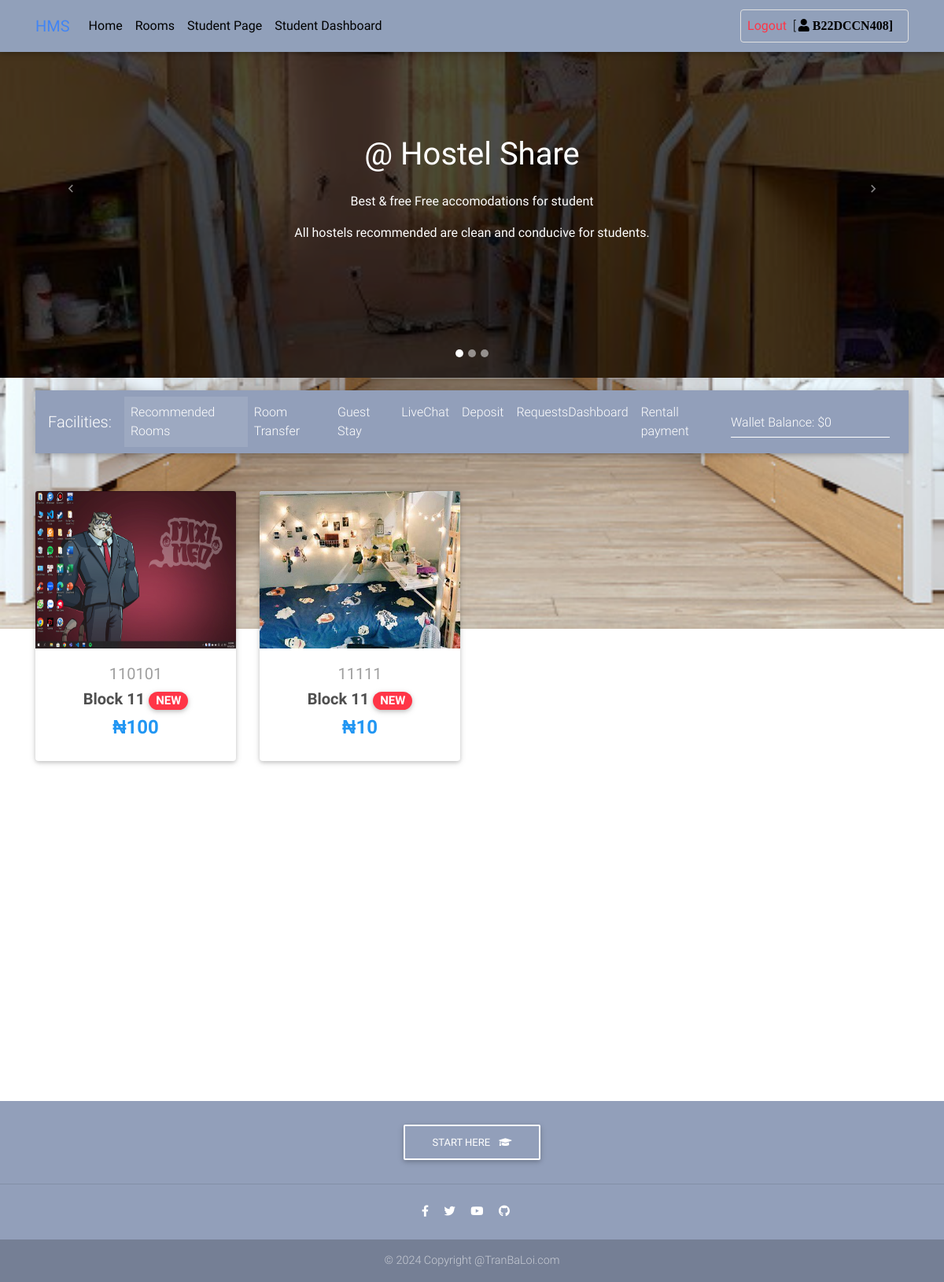
/app/student_dashboard (signed in), run on an earlier commit of the app's database.
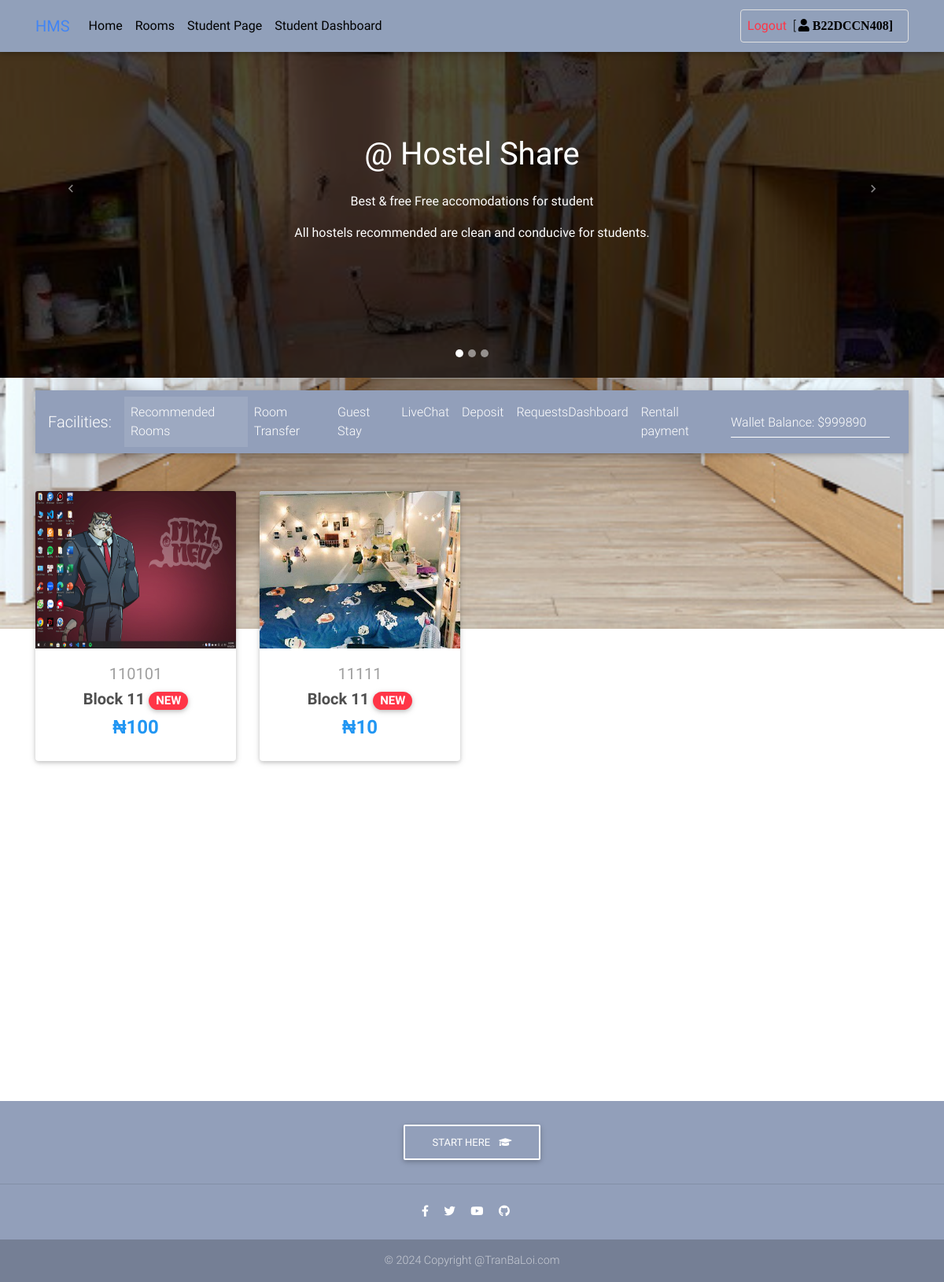
And on a later commit of the database.
### app_core/models.py (models this page shows, shortened)
class Student_Account(models.Model):
    user = models.OneToOneField(User, on_delete = models.CASCADE)
    first_name = models.CharField(max_length = 100)
    last_name = models.CharField(max_length = 100)
    email = models.CharField(max_length = 100)
    matric = models.CharField(max_length = 100)
    address = models.CharField(max_length = 100)
    is_student = models.BooleanField(default = True)
    wallet = models.IntegerField(default = 0, null = True)
    created_at = models.DateTimeField(auto_now = True)
    updated_at = models.DateTimeField(auto_now_add = True)

class Rooms(models.Model):
    block = models.ForeignKey(Block, on_delete=models.CASCADE)
    room_name = models.CharField(max_length=50, null=True)
    room_tag = models.CharField(max_length=10, default="NEW")
    description = models.TextField()
    condition = models.TextField()
    charge = models.IntegerField()
    slot_available = models.IntegerField(default=10) # tối đa 10 giường
    is_available = models.BooleanField(default=True)
    image1 = models.ImageField(upload_to="photos")
    image2 = models.ImageField(upload_to="photos")
    image3 = models.ImageField(upload_to="photos")
    created_at = models.DateTimeField(auto_now = True)
    updated_at = models.DateTimeField(auto_now_add = True)
    def admin_photo(self):
        return mark_safe('<img src ="{}" width = 100 />'.format(self.image1.url))
    admin_photo.short_description = "Image"
    admin_photo.allow_tag = True

class Block(models.Model):
    house_manager = models.ForeignKey(House_Manager, on_delete = models.CASCADE)
    block_name = models.CharField(max_length = 50)
    created_at = models.DateTimeField(auto_now = True)
    updated_at = models.DateTimeField(auto_now_add = True)

### app_core/student_views.py (the view)
# urls.py: path("student_dashboard", student_dashboard, name = "student-dashboard"),
def student_dashboard(request):
    rooms = Rooms.objects.all()
    is_student = False
    student_user = Student_Account.objects.filter(user = request.user).first()
    if student_user:
        is_student = True
    context = {"is_student":is_student, "student_user": student_user, "rooms":rooms}
    return render(request, 'student/student_dashboard.html', context)

### app_core/templates/student/student_dashboard.html (shortened to what this page needs)
{% extends 'base.html' %}
{% block content %}
{% if is_student %}
<div id="carousel-example-1z" class="carousel slide carousel-fade pt-4" data-ride="carousel">
    <ol class="carousel-indicators">
        <li data-target="#carousel-example-1z" data-slide-to="0" class="active"></li>
        <li data-target="#carousel-example-1z" data-slide-to="1"></li>
        <li data-target="#carousel-example-1z" data-slide-to="2"></li>
    </ol>
    <div class="carousel-inner" role="listbox">
    <div class="carousel-item active">
        <div class="view" style="background-image: url('../../../media/photos/room1.png'); background-repeat: no-repeat; background-size: cover;">
        <div class="mask rgba-black-strong d-flex justify-content-center align-items-center">
            <div class="text-center white-text mx-5 wow fadeIn">
                <h1 class="mb-4">
                    <strong>@ Hostel Share</strong>
                </h1>
                <p>
                    <strong>Best & free Free accomodations for student </strong>
                </p>
                <p class="mb-4 d-none d-md-block">
                    <strong>All hostels recommended are clean and conducive for students.</strong>
                </p>
            </div>
        </div>
        </div>
    </div>
    </div>
    <a class="carousel-control-prev" href="#carousel-example-1z" role="button" data-slide="prev">
    <span class="carousel-control-prev-icon" aria-hidden="true"></span>
    </a>
    <a class="carousel-control-next" href="#carousel-example-1z" role="button" data-slide="next">
    <span class="carousel-control-next-icon" aria-hidden="true"></span>
    </a>
</div>
<main>
    <div class="container">
    <nav class="navbar navbar-expand-lg navbar-dark mdb-color lighten-3 mt-3 mb-5">
        <span class="navbar-brand">Facilities:</span>
        <div class="collapse navbar-collapse" id="basicExampleNav">
        <ul class="navbar-nav mr-auto">
            <li class="nav-item active">
                <a class="nav-link" href="">Recommended Rooms</a>
            </li>
            <li class="nav-item">
                <a class="nav-link" href="{% url 'app:room-transfer' %}">Room Transfer</a>
            </li>
            <li class="nav-item">
                <a class="nav-link" href="{% url 'app:guest-stay' %}">Guest Stay</a>
            </li>
            <li class="nav-item">
                <a class="nav-link" href="{% url 'app:complaints' %}">LiveChat</a>
            </li>
            <li class="nav-item">
                <a class="nav-link" href="{% url 'app:payment' %}">Deposit</a>
            </li>
            <li class="nav-item">
                <a class="nav-link" href="{% url 'app:request-dashboard' %}">RequestsDashboard</a>
            </li>
            <li class="nav-item">
                <a class="nav-link" href="{% url 'app:view-rents' %}">Rentall payment</a>
            </li>
        </ul>
        <form class="form-inline">
            <div class="md-form my-0">
                <input class="form-control mr-sm-2" type="text" placeholder="Wallet Balance: ${{student_user.wallet}}" aria-label="Search" disabled>
            </div>
        </form>
        </div>
    </nav>
    <section class="text-center mb-4">
        <div class="row wow fadeIn">
        {% for room in rooms %}
        <div class="col-lg-3 col-md-6 mb-4">
            <div class="card">
            <div class="view overlay">
                <img src="{{room.image1.url}}" class="card-img-top" alt="" style="height:200px;">
            </div>
            <div class="card-body text-center">
                <a href="{% url 'app:room-details' room.id %}" class="grey-text">
                <h5>{{room.room_name}}</h5>
                </a>
                <h5>
                <strong>
                    <a href="{% url 'app:room-details' room.id %}" class="dark-grey-text">Block {{room.block.block_name}}
                    <span class="badge badge-pill danger-color">{{room.room_tag}}</span>
                    </a>
                </strong>
                </h5>
                <h4 class="font-weight-bold blue-text">
                    <strong>₦{{room.charge}}</strong>
                </h4>
            </div>
            </div>
        </div>
        {% endfor %}
        </div>
    </section>
    </div>
</main>
{% endif %}
<br><br><br><br><br><br><br><br><br><br><br><br><br><br><br>
{% endblock content %}

### templates/base.html (shortened to what this page needs)
{% load static %}
<!DOCTYPE html>
<html lang="en">
<head>
  <link rel="stylesheet" href="https://use.fontawesome.com/releases/v5.11.2/css/all.css">
  <link href="{% static 'css/bootstrap.min.css' %}" rel="stylesheet">
  <link href="{% static 'css/mdb.min.css' %}" rel="stylesheet">
  <link href="{% static 'css/style.min.css' %}" rel="stylesheet">
  <link href="{% static 'css/main.css' %}" rel="stylesheet">
</head>
<body style="background-image: url(../static/img/image-b4.png); background-repeat: no-repeat; background-size: cover;">
    {% include 'navbar.html' %}
    {% block content %}
    {% endblock content %}
    {% include 'footer.html' %}
</body>
</html>

### templates/navbar.html (shortened to what this page needs)
  <nav class="navbar fixed-top navbar-expand-lg navbar-light scrolling-navbar bg-custom">
    <div class="container">
      <a class="navbar-brand waves-effect" href="{% url 'welcome-page' %}">
        <strong class="text-primary">HMS</strong>
      </a>
      <div class="collapse navbar-collapse" id="navbarSupportedContent">
        <ul class="navbar-nav mr-auto">
          <li class="nav-item">
            <a class="nav-link waves-effect" href="{% url 'welcome-page' %}"><b>Home</b></a>
          </li>
          {% if request.user.is_authenticated %}
          <li class="nav-item">
            <a class="nav-link waves-effect" href="{% url 'view-rooms' %}"><b>Rooms</b></a>
          </li>
          <li class="nav-item">
            <a class="nav-link waves-effect" href="{% url 'app:student-register' %}"><b>Student Page</b></a>
          </li>
          <li class="nav-item">
            <a class="nav-link waves-effect" href="{% url 'app:student-dashboard' %}"><b>Student Dashboard</b></a>
          </li>
          {% endif %}
        </ul>
        <ul class="navbar-nav nav-flex-icons">
          {% if request.user.is_authenticated %}
          <li class="nav-item">
            <a href="{% url 'logout-user' %}" class="nav-link border border-light rounded waves-effect">
              <b class="text-danger mr-2">Logout</b>[<i class="fas fa-user mr-2"> {{ request.user.username}}] </i>
            </a>
          </li>
          {% endif %}
        </ul>
      </div>
    </div>
  </nav>

### templates/footer.html
  <footer class="page-footer text-center font-small mt-4 wow fadeIn">
    <div class="pt-4">
      <a class="btn btn-outline-white" href="#" target="" role="button">
        Start Here
        <i class="fas fa-graduation-cap ml-2"></i>
      </a>
    </div>
    <hr class="my-4">
    <div class="pb-4">
      <a href="https://www.facebook.com" target="_blank">
        <i class="fab fa-facebook-f mr-3"></i>
      </a>
      <a href="https://twitter.com" target="_blank">
        <i class="fab fa-twitter mr-3"></i>
      </a>
      <a href="https://www.youtube.com" target="_blank">
        <i class="fab fa-youtube mr-3"></i>
      </a>
      <a href="https://github.com" target="_blank">
        <i class="fab fa-github mr-3"></i>
      </a>
    </div>
    <div class="footer-copyright py-3">
      © 2024 Copyright @TranBaLoi.com
    </div>
  </footer>

### static/css/main.css (style rules this page uses)
.bg-custom { background-color: #91a0ba; }

### templates/base.html (style rules this page uses)
html, body, header, .carousel { height: 60vh; }

What changed in the data, as far as the page shows it:
changed Student_Account: wallet "Wallet Balance: $0" → "Wallet Balance: $999890"
